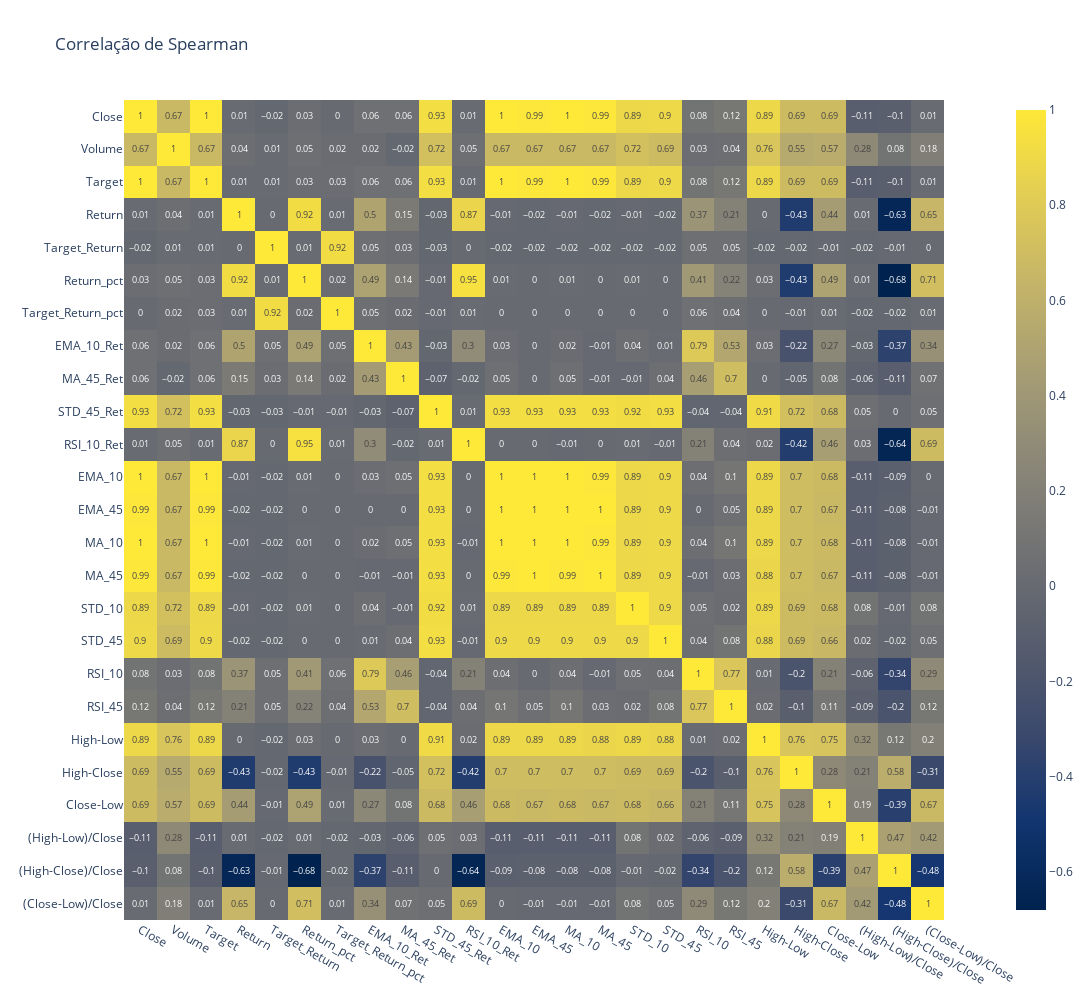

Write notebook code for a chart like this one.
### Code cell
px.imshow(
    df.corr(method='spearman').round(2),
    text_auto=True,
    title="Correlação de Spearman",
    color_continuous_scale="Cividis", 
    width = 1100,
    height= 1000,
)

### Figure 1 — Plotly figure (JSON) as saved in the notebook; plotly's stock layout.template omitted (floating-point values rounded to 4 significant figures; data arrays with more than 128 entries replaced by an {"elided": "..."} marker saying what was removed)
{"data": [{"coloraxis": "coloraxis", "hovertemplate": "x: %{x}<br>y: %{y}<br>color: %{z}<extra></extra>", "name": "0", "texttemplate": "%{z}", "type": "heatmap", "x": ["Close", "Volume", "Target", "Return", "Target_Return", "Return_pct", "Target_Return_pct", "EMA_10_Ret", "MA_45_Ret", "STD_45_Ret", "RSI_10_Ret", "EMA_10", "EMA_45", "MA_10", "MA_45", "STD_10", "STD_45", "RSI_10", "RSI_45", "High-Low", "High-Close", "Close-Low", "(High-Low)/Close", "(High-Close)/Close", "(Close-Low)/Close"], "xaxis": "x", "y": ["Close", "Volume", "Target", "Return", "Target_Return", "Return_pct", "Target_Return_pct", "EMA_10_Ret", "MA_45_Ret", "STD_45_Ret", "RSI_10_Ret", "EMA_10", "EMA_45", "MA_10", "MA_45", "STD_10", "STD_45", "RSI_10", "RSI_45", "High-Low", "High-Close", "Close-Low", "(High-Low)/Close", "(High-Close)/Close", "(Close-Low)/Close"], "yaxis": "y", "z": {"elided": "25x25 float values"}}], "layout": {"coloraxis": {"colorscale": [[0, "#00224e"], [0.1111, "#123570"], [0.2222, "#3b496c"], [0.3333, "#575d6d"], [0.4444, "#707173"], [0.5556, "#8a8678"], [0.6667, "#a59c74"], [0.7778, "#c3b369"], [0.8889, "#e1cc55"], [1, "#fee838"]]}, "height": 1000, "title": {"text": "Correlação de Spearman"}, "width": 1100, "xaxis": {"anchor": "y", "constrain": "domain", "domain": [0, 1], "scaleanchor": "y"}, "yaxis": {"anchor": "x", "autorange": "reversed", "constrain": "domain", "domain": [0, 1]}}}
